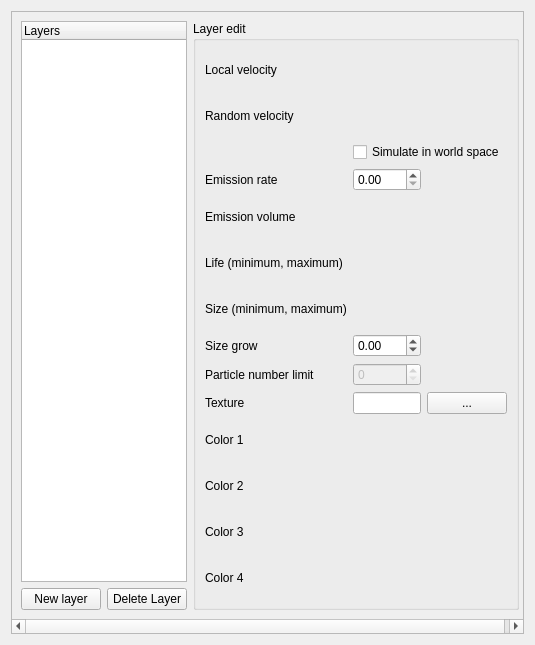
<?xml version="1.0" encoding="UTF-8"?>
<ui version="4.0">
 <class>ParticleEditDialog</class>
 <widget class="QWidget" name="ParticleEditDialog">
  <property name="geometry">
   <rect>
    <x>0</x>
    <y>0</y>
    <width>535</width>
    <height>645</height>
   </rect>
  </property>
  <property name="windowTitle">
   <string>Form</string>
  </property>
  <layout class="QGridLayout" name="gridLayout">
   <item row="0" column="0">
    <widget class="QScrollArea" name="scrollArea">
     <property name="widgetResizable">
      <bool>true</bool>
     </property>
     <widget class="QWidget" name="scrollAreaWidgetContents">
      <property name="geometry">
       <rect>
        <x>0</x>
        <y>0</y>
        <width>515</width>
        <height>625</height>
       </rect>
      </property>
      <layout class="QGridLayout" name="gridLayout_3">
       <item row="0" column="0" colspan="2">
        <widget class="SimpleTreeWidget" name="layerList">
         <property name="sizePolicy">
          <sizepolicy hsizetype="Expanding" vsizetype="Expanding">
           <horstretch>1</horstretch>
           <verstretch>0</verstretch>
          </sizepolicy>
         </property>
         <column>
          <property name="text">
           <string>Layers</string>
          </property>
         </column>
        </widget>
       </item>
       <item row="0" column="2" rowspan="2">
        <widget class="QGroupBox" name="groupBox">
         <property name="sizePolicy">
          <sizepolicy hsizetype="Preferred" vsizetype="Preferred">
           <horstretch>4</horstretch>
           <verstretch>0</verstretch>
          </sizepolicy>
         </property>
         <property name="title">
          <string>Layer edit</string>
         </property>
         <layout class="QGridLayout" name="gridLayout_2">
          <item row="9" column="0">
           <widget class="QLabel" name="label_8">
            <property name="text">
             <string>Texture</string>
            </property>
           </widget>
          </item>
          <item row="11" column="1" colspan="2">
           <widget class="ColorEditWidget" name="color2" native="true"/>
          </item>
          <item row="10" column="1" colspan="2">
           <widget class="ColorEditWidget" name="color1" native="true"/>
          </item>
          <item row="12" column="1" colspan="2">
           <widget class="ColorEditWidget" name="color3" native="true"/>
          </item>
          <item row="9" column="2">
           <widget class="QPushButton" name="pushButton_3">
            <property name="text">
             <string>...</string>
            </property>
           </widget>
          </item>
          <item row="10" column="0">
           <widget class="QLabel" name="label_9">
            <property name="text">
             <string>Color 1</string>
            </property>
           </widget>
          </item>
          <item row="0" column="0">
           <widget class="QLabel" name="label_2">
            <property name="text">
             <string>Local velocity</string>
            </property>
           </widget>
          </item>
          <item row="12" column="0">
           <widget class="QLabel" name="label_11">
            <property name="text">
             <string>Color 3</string>
            </property>
           </widget>
          </item>
          <item row="1" column="0">
           <widget class="QLabel" name="label">
            <property name="text">
             <string>Random velocity</string>
            </property>
           </widget>
          </item>
          <item row="13" column="0">
           <widget class="QLabel" name="label_12">
            <property name="text">
             <string>Color 4</string>
            </property>
           </widget>
          </item>
          <item row="7" column="0">
           <widget class="QLabel" name="label_6">
            <property name="text">
             <string>Size grow</string>
            </property>
           </widget>
          </item>
          <item row="4" column="0">
           <widget class="QLabel" name="label_3">
            <property name="text">
             <string>Emission volume</string>
            </property>
           </widget>
          </item>
          <item row="8" column="1">
           <widget class="QSpinBox" name="particleNum">
            <property name="enabled">
             <bool>false</bool>
            </property>
           </widget>
          </item>
          <item row="7" column="1">
           <widget class="QDoubleSpinBox" name="sizeGrow">
            <property name="minimum">
             <double>-100.000000000000000</double>
            </property>
            <property name="maximum">
             <double>100.000000000000000</double>
            </property>
            <property name="singleStep">
             <double>0.100000000000000</double>
            </property>
           </widget>
          </item>
          <item row="6" column="0">
           <widget class="QLabel" name="label_5">
            <property name="text">
             <string>Size (minimum, maximum)</string>
            </property>
           </widget>
          </item>
          <item row="5" column="0">
           <widget class="QLabel" name="label_4">
            <property name="text">
             <string>Life (minimum, maximum)</string>
            </property>
           </widget>
          </item>
          <item row="9" column="1">
           <widget class="QLineEdit" name="texture"/>
          </item>
          <item row="11" column="0">
           <widget class="QLabel" name="label_10">
            <property name="text">
             <string>Color 2</string>
            </property>
           </widget>
          </item>
          <item row="8" column="0">
           <widget class="QLabel" name="label_7">
            <property name="text">
             <string>Particle number limit</string>
            </property>
           </widget>
          </item>
          <item row="3" column="0">
           <widget class="QLabel" name="label_13">
            <property name="text">
             <string>Emission rate</string>
            </property>
           </widget>
          </item>
          <item row="3" column="1">
           <widget class="QDoubleSpinBox" name="emissionRate"/>
          </item>
          <item row="13" column="1" colspan="2">
           <widget class="ColorEditWidget" name="color4" native="true"/>
          </item>
          <item row="6" column="1">
           <widget class="VecEditWidget" name="size" native="true"/>
          </item>
          <item row="5" column="1">
           <widget class="VecEditWidget" name="life" native="true"/>
          </item>
          <item row="4" column="1" colspan="2">
           <widget class="VecEditWidget" name="emissionVol" native="true"/>
          </item>
          <item row="1" column="1" colspan="2">
           <widget class="VecEditWidget" name="randomVel" native="true"/>
          </item>
          <item row="0" column="1" colspan="2">
           <widget class="VecEditWidget" name="localVel" native="true"/>
          </item>
          <item row="2" column="1" colspan="2">
           <widget class="QCheckBox" name="worldSpaceSim">
            <property name="text">
             <string>Simulate in world space</string>
            </property>
           </widget>
          </item>
         </layout>
        </widget>
       </item>
       <item row="1" column="0">
        <widget class="QPushButton" name="pushButton">
         <property name="text">
          <string>New layer</string>
         </property>
        </widget>
       </item>
       <item row="1" column="1">
        <widget class="QPushButton" name="pushButton_2">
         <property name="text">
          <string>Delete Layer</string>
         </property>
        </widget>
       </item>
      </layout>
     </widget>
    </widget>
   </item>
  </layout>
 </widget>
 <customwidgets>
  <customwidget>
   <class>ColorEditWidget</class>
   <extends>QWidget</extends>
   <header>coloreditwidget.h</header>
   <container>1</container>
   <slots>
    <signal>valueChanged()</signal>
   </slots>
  </customwidget>
  <customwidget>
   <class>VecEditWidget</class>
   <extends>QWidget</extends>
   <header>veceditwidget.h</header>
   <container>1</container>
   <slots>
    <signal>valueChanged()</signal>
   </slots>
  </customwidget>
  <customwidget>
   <class>SimpleTreeWidget</class>
   <extends>QTreeWidget</extends>
   <header>simpletreewidget.h</header>
  </customwidget>
 </customwidgets>
 <resources/>
 <connections>
  <connection>
   <sender>pushButton</sender>
   <signal>clicked()</signal>
   <receiver>ParticleEditDialog</receiver>
   <slot>onNewLayer()</slot>
   <hints>
    <hint type="sourcelabel">
     <x>60</x>
     <y>625</y>
    </hint>
    <hint type="destinationlabel">
     <x>74</x>
     <y>322</y>
    </hint>
   </hints>
  </connection>
  <connection>
   <sender>pushButton_2</sender>
   <signal>clicked()</signal>
   <receiver>ParticleEditDialog</receiver>
   <slot>onDeleteLayer()</slot>
   <hints>
    <hint type="sourcelabel">
     <x>186</x>
     <y>625</y>
    </hint>
    <hint type="destinationlabel">
     <x>223</x>
     <y>322</y>
    </hint>
   </hints>
  </connection>
  <connection>
   <sender>localVel</sender>
   <signal>valueChanged()</signal>
   <receiver>ParticleEditDialog</receiver>
   <slot>onParamChanged()</slot>
   <hints>
    <hint type="sourcelabel">
     <x>505</x>
     <y>76</y>
    </hint>
    <hint type="destinationlabel">
     <x>336</x>
     <y>5</y>
    </hint>
   </hints>
  </connection>
  <connection>
   <sender>randomVel</sender>
   <signal>valueChanged()</signal>
   <receiver>ParticleEditDialog</receiver>
   <slot>onParamChanged()</slot>
   <hints>
    <hint type="sourcelabel">
     <x>505</x>
     <y>135</y>
    </hint>
    <hint type="destinationlabel">
     <x>366</x>
     <y>3</y>
    </hint>
   </hints>
  </connection>
  <connection>
   <sender>emissionVol</sender>
   <signal>valueChanged()</signal>
   <receiver>ParticleEditDialog</receiver>
   <slot>onParamChanged()</slot>
   <hints>
    <hint type="sourcelabel">
     <x>505</x>
     <y>234</y>
    </hint>
    <hint type="destinationlabel">
     <x>452</x>
     <y>0</y>
    </hint>
   </hints>
  </connection>
  <connection>
   <sender>life</sender>
   <signal>valueChanged()</signal>
   <receiver>ParticleEditDialog</receiver>
   <slot>onParamChanged()</slot>
   <hints>
    <hint type="sourcelabel">
     <x>424</x>
     <y>284</y>
    </hint>
    <hint type="destinationlabel">
     <x>508</x>
     <y>1</y>
    </hint>
   </hints>
  </connection>
  <connection>
   <sender>size</sender>
   <signal>valueChanged()</signal>
   <receiver>ParticleEditDialog</receiver>
   <slot>onParamChanged()</slot>
   <hints>
    <hint type="sourcelabel">
     <x>424</x>
     <y>334</y>
    </hint>
    <hint type="destinationlabel">
     <x>190</x>
     <y>163</y>
    </hint>
   </hints>
  </connection>
  <connection>
   <sender>sizeGrow</sender>
   <signal>valueChanged(double)</signal>
   <receiver>ParticleEditDialog</receiver>
   <slot>onParamChanged()</slot>
   <hints>
    <hint type="sourcelabel">
     <x>424</x>
     <y>360</y>
    </hint>
    <hint type="destinationlabel">
     <x>190</x>
     <y>216</y>
    </hint>
   </hints>
  </connection>
  <connection>
   <sender>particleNum</sender>
   <signal>valueChanged(int)</signal>
   <receiver>ParticleEditDialog</receiver>
   <slot>onParamChanged()</slot>
   <hints>
    <hint type="sourcelabel">
     <x>424</x>
     <y>386</y>
    </hint>
    <hint type="destinationlabel">
     <x>193</x>
     <y>259</y>
    </hint>
   </hints>
  </connection>
  <connection>
   <sender>texture</sender>
   <signal>textChanged(QString)</signal>
   <receiver>ParticleEditDialog</receiver>
   <slot>onParamChanged()</slot>
   <hints>
    <hint type="sourcelabel">
     <x>424</x>
     <y>413</y>
    </hint>
    <hint type="destinationlabel">
     <x>534</x>
     <y>263</y>
    </hint>
   </hints>
  </connection>
  <connection>
   <sender>color1</sender>
   <signal>valueChanged()</signal>
   <receiver>ParticleEditDialog</receiver>
   <slot>onParamChanged()</slot>
   <hints>
    <hint type="sourcelabel">
     <x>505</x>
     <y>465</y>
    </hint>
    <hint type="destinationlabel">
     <x>534</x>
     <y>321</y>
    </hint>
   </hints>
  </connection>
  <connection>
   <sender>color3</sender>
   <signal>valueChanged()</signal>
   <receiver>ParticleEditDialog</receiver>
   <slot>onParamChanged()</slot>
   <hints>
    <hint type="sourcelabel">
     <x>505</x>
     <y>565</y>
    </hint>
    <hint type="destinationlabel">
     <x>534</x>
     <y>322</y>
    </hint>
   </hints>
  </connection>
  <connection>
   <sender>color4</sender>
   <signal>valueChanged()</signal>
   <receiver>ParticleEditDialog</receiver>
   <slot>onParamChanged()</slot>
   <hints>
    <hint type="sourcelabel">
     <x>505</x>
     <y>615</y>
    </hint>
    <hint type="destinationlabel">
     <x>534</x>
     <y>322</y>
    </hint>
   </hints>
  </connection>
  <connection>
   <sender>pushButton_3</sender>
   <signal>clicked()</signal>
   <receiver>ParticleEditDialog</receiver>
   <slot>onPickTexture()</slot>
   <hints>
    <hint type="sourcelabel">
     <x>505</x>
     <y>415</y>
    </hint>
    <hint type="destinationlabel">
     <x>534</x>
     <y>221</y>
    </hint>
   </hints>
  </connection>
  <connection>
   <sender>emissionRate</sender>
   <signal>valueChanged(double)</signal>
   <receiver>ParticleEditDialog</receiver>
   <slot>onParamChanged()</slot>
   <hints>
    <hint type="sourcelabel">
     <x>424</x>
     <y>184</y>
    </hint>
    <hint type="destinationlabel">
     <x>534</x>
     <y>5</y>
    </hint>
   </hints>
  </connection>
  <connection>
   <sender>color2</sender>
   <signal>valueChanged()</signal>
   <receiver>ParticleEditDialog</receiver>
   <slot>onParamChanged()</slot>
   <hints>
    <hint type="sourcelabel">
     <x>505</x>
     <y>515</y>
    </hint>
    <hint type="destinationlabel">
     <x>534</x>
     <y>322</y>
    </hint>
   </hints>
  </connection>
  <connection>
   <sender>worldSpaceSim</sender>
   <signal>toggled(bool)</signal>
   <receiver>ParticleEditDialog</receiver>
   <slot>onParamChanged()</slot>
   <hints>
    <hint type="sourcelabel">
     <x>389</x>
     <y>149</y>
    </hint>
    <hint type="destinationlabel">
     <x>201</x>
     <y>-1</y>
    </hint>
   </hints>
  </connection>
 </connections>
 <slots>
  <slot>onNewLayer()</slot>
  <slot>onDeleteLayer()</slot>
  <slot>onParamChanged()</slot>
  <slot>onPickTexture()</slot>
 </slots>
</ui>
